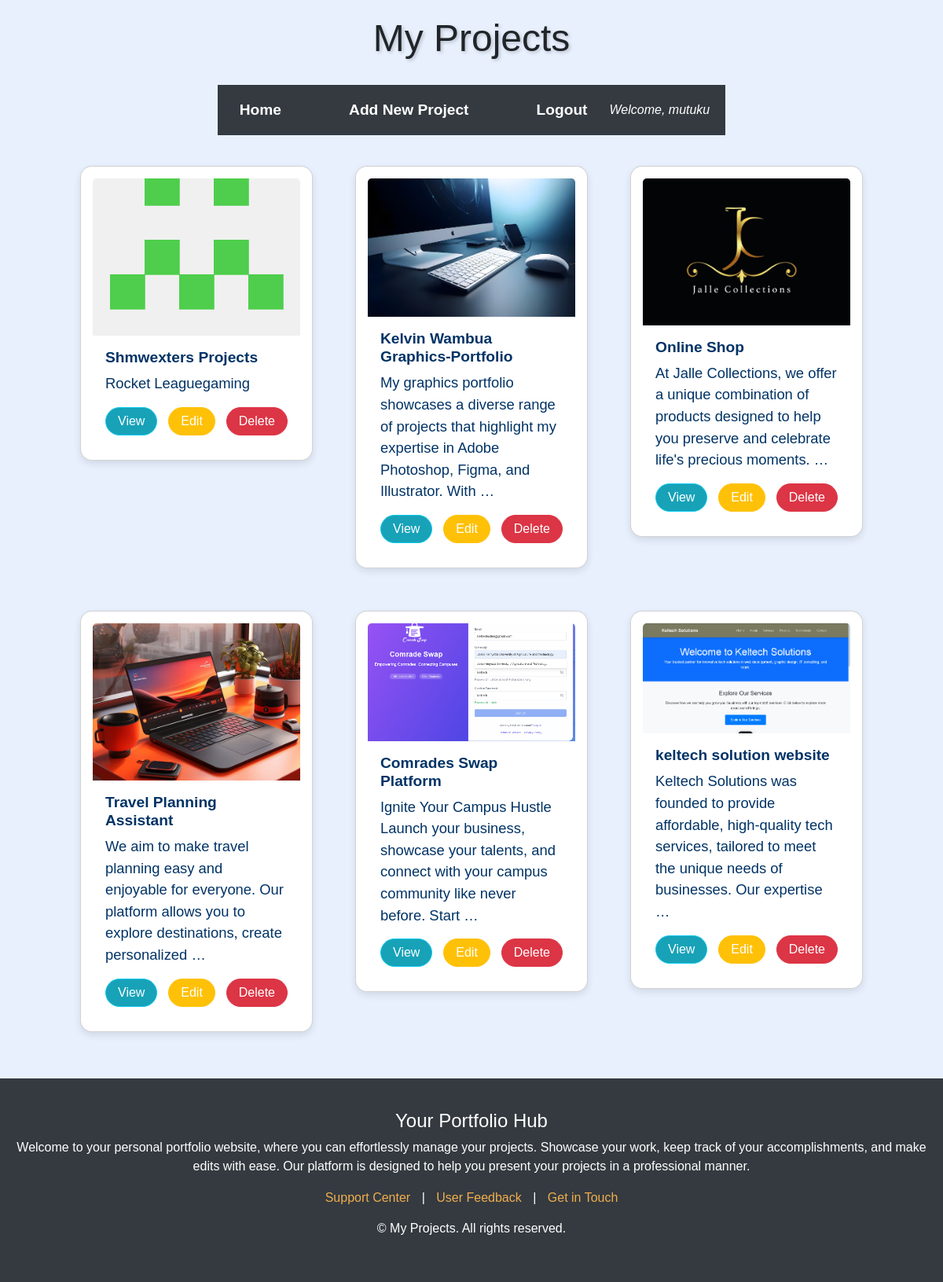
The page /accounts/portfolio/ (signed in) on the database its author committed.
### accounts/models.py (models this page shows)
class CustomUser(AbstractUser):
    bio = models.TextField(null=True, blank=True)
    test = models.TextField(null=True, blank=True)

### portfolio/models.py (models this page shows, shortened)
class Project(models.Model):
    user = models.ForeignKey(settings.AUTH_USER_MODEL, on_delete=models.CASCADE)
    title = models.CharField(max_length=255)
    description = models.TextField()
    image = models.ImageField(upload_to='projects/')
    link = models.URLField(blank=True)
    tags = models.ManyToManyField(Tag, blank=True)
    is_active = models.BooleanField(default=True)

### portfolio/views.py (the view)
# urls.py: path('portfolio/', project_list , name ="portfolioapp"),# urls to projects after login
@login_required  # Ensures the user is logged in
def project_list(request):
    projects = Project.objects.filter(user=request.user)
    return render(request, 'portfolio/project_list.html', {'projects': projects})

### portfolio/templates/portfolio/project_list.html (shortened to what this page needs)
{% load static %}
<!DOCTYPE html>
<html lang="en">
<head>
    <link rel="stylesheet" href="{% static 'bootstrap.min.css' %}">
</head>
<body>
    <div class="container">
        <h1 class="text-center">My Projects</h1>
        <nav class="navbar navbar-expand-lg">
            <div class="navbar-nav">
                <a class="nav-link" href="#">Home</a>
                <a class="nav-link" href="{% url 'portfolio:project_create' %}">Add New Project</a>
                <a class="nav-link" href="{% url 'logout' %}">Logout</a>
            </div>
            <span class="welcome-text">Welcome, {{ user.username }}</span>
        </nav>
        <br>
        <div class="row justify-content-center">
            {% for project in projects %}
                <div class="col-md-4 mb-4">
                    <div class="card">
                        <img src="{{ project.image.url }}" class="card-img-top" alt="{{ project.title }}">
                        <div class="card-body">
                            <h5 class="card-title">{{ project.title }}</h5>
                            <p class="card-text">{{ project.description|truncatewords:20 }}</p>
                            <div class="d-flex justify-content-between">
                                <a href="{% url 'portfolio:project_detail' project.pk %}" class="btn btn-info">View</a>
                                <a href="{% url 'portfolio:project_edit' project.pk %}" class="btn btn-warning">Edit</a>
                                <a href="{% url 'portfolio:project_delete' project.pk %}" class="btn btn-danger">Delete</a>
                            </div>
                        </div>
                    </div>
                </div>
            {% endfor %}
        </div>
    </div>
    <footer>
        <div class="footer-content" style="background-color: #343a40; color: white; padding: 20px; text-align: center;">
            <h4>Your Portfolio Hub</h4>
            <p>Welcome to your personal portfolio website, where you can effortlessly manage your projects. Showcase your work, keep track of your accomplishments, and make edits with ease. Our platform is designed to help you present your projects in a professional manner.</p>
            <div class="footer-links" style="margin: 10px 0;">
                <a href="#">Support Center</a> |
                <a href="#">User Feedback</a> |
                <a href="#">Get in Touch</a>
            </div>
            <div class="footer-bottom" style="margin-top: 15px;">
                <p>&copy; My Projects. All rights reserved.</p>
            </div>
        </div>
    </footer>
</body>
</html>

### portfolio/templates/portfolio/project_list.html (style rules this page uses)
body { background-color: #e8f0fe; font-family: 'Verdana', sans-serif; }
.navbar { background-color: #343a40; display: flex; justify-content: space-between; align-items: center; padding: 10px 20px; }
.navbar-nav { display: flex; gap: 70px; }
.navbar-brand, .navbar-nav .nav-link { color: #ffffff; text-decoration: none; font-size: 1.2rem; font-weight: bold; }
.container { min-height: 100vh; display: flex; flex-direction: column; justify-content: center; align-items: center; padding: 20px; }
h1 { text-shadow: 2px 2px 4px rgba(0, 0, 0, 0.2); font-size: 3rem; margin-bottom: 30px; }
h5 { font-weight: bold; font-size: 1.2rem; color: black; }
.card { border-radius: 15px; transition: transform 0.5s, box-shadow 0.5s; background-color: #ffffff; color: #003366; font-size: 1.15rem; padding: 15px; margin: 15px; box-shadow: 0 4px 10px rgba(0, 0, 0, 0.1); }
.card-img-top { width: 100%; height: auto; max-height: 200px; object-fit: cover; }
.col-md-4 { max-width: 350px; width: 100%; }
.row { display: flex; flex-wrap: wrap; justify-content: center; margin: 0 -15px; }
footer { background-color: #343a40; color: white; padding: 20px 0; text-align: center; margin-top: auto; }
footer a { color: #f0ad4e; text-decoration: none; margin: 0 10px; }
.welcome-text { color: #ffffff; font-style: italic; margin-left: 20px; }
.btn { border-radius: 50px; padding: 5px 15px; font-size: 1rem; transition: background-color 0.3s, transform 0.2s; text-decoration: none; }
.btn-info { background-color: #17a2b8; color: white; }
.btn-warning { background-color: #ffc107; color: white; }
.btn-danger { background-color: #dc3545; color: white; }

### rows shown on the page
CustomUser: username "mutuku"
Project: image (picture), title "Shmwexters Projects", description "Rocket Leaguegaming"
Project: image (picture), title "Kelvin Wambua Graphics-Portfolio", description "My graphics portfolio showcases a diverse range of projects that highlight my expertise in Adobe Photoshop, Figma, and Illustrator. With …"
Project: image (picture), title "Online Shop", description "At Jalle Collections, we offer a unique combination of products designed to help you preserve and celebrate life's precious moments. …"
Project: image (picture), title "Travel Planning Assistant", description "We aim to make travel planning easy and enjoyable for everyone. Our platform allows you to explore destinations, create personalized …"
Project: image (picture), title "Comrades Swap Platform", description "Ignite Your Campus Hustle Launch your business, showcase your talents, and connect with your campus community like never before. Start …"
Project: image (picture), title "keltech solution website", description "Keltech Solutions was founded to provide affordable, high-quality tech services, tailored to meet the unique needs of businesses. Our expertise …"
